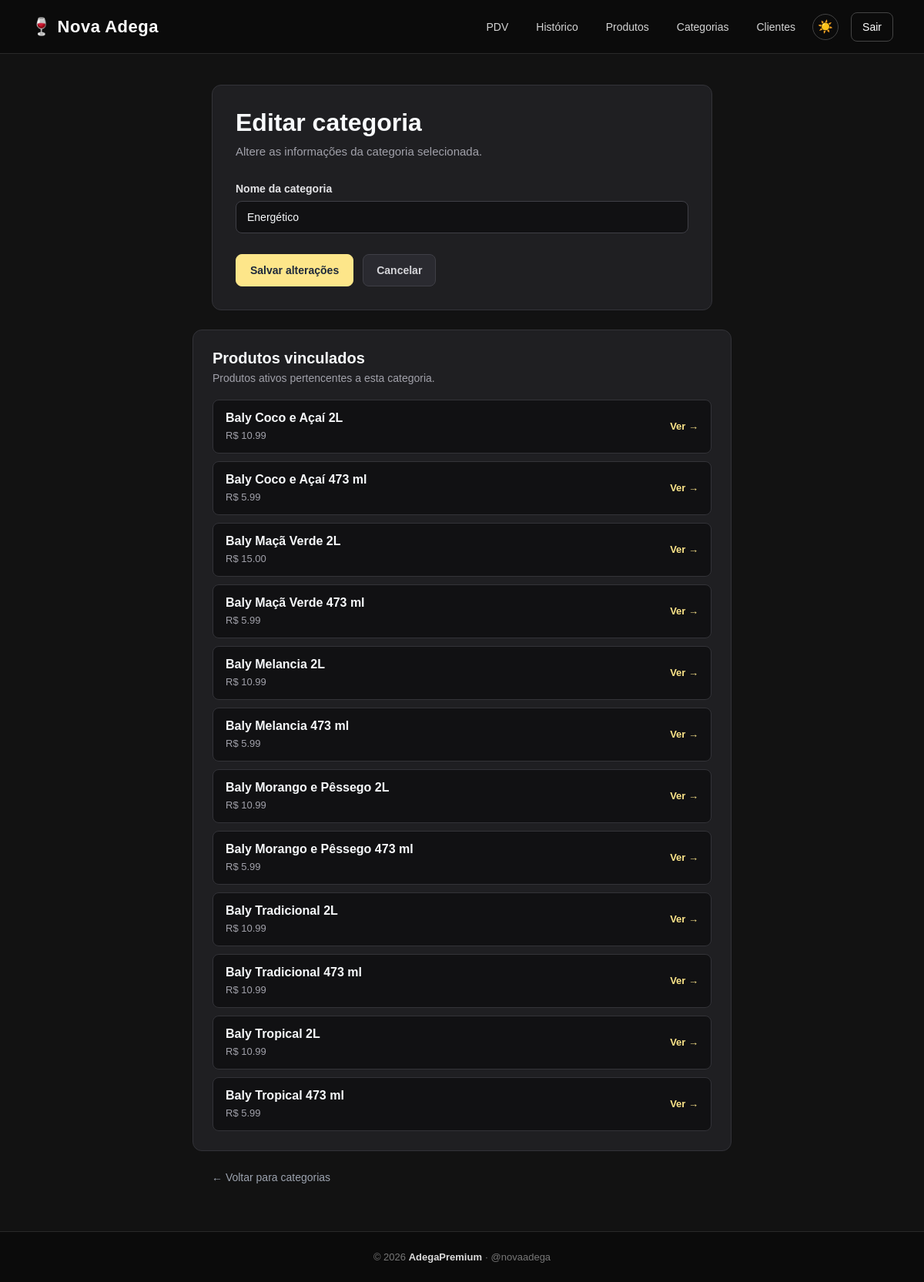
The page /categorias/8/editar (signed in) on the database as committed earlier.
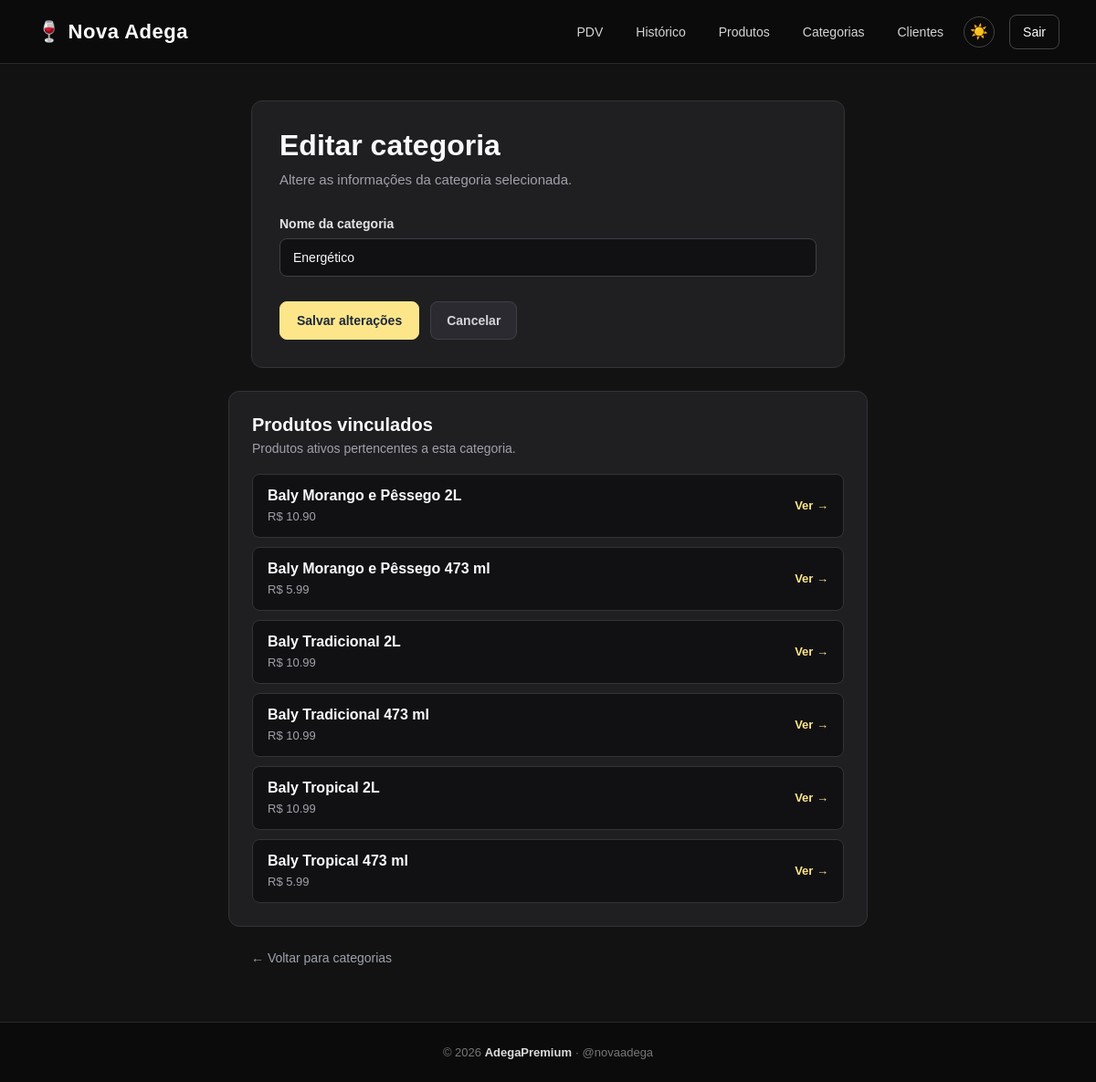
The same page on the database as committed later.
### app/models/produto.py (models this page shows, shortened)
class Produto(Base):
    __tablename__ = "produtos"
    id = Column(Integer, primary_key=True, autoincrement=True, index=True)
    nome = Column(String(150), nullable=False, index=True)
    preco = Column(Float, nullable=False, default=0.0)
    estoque_atual = Column(Integer, nullable=False, default=0)
    ativo = Column(Boolean, default=True)
    imagem_path = Column(String(255), nullable=True)
    categoria_id = Column(Integer, ForeignKey("categorias.id", ondelete="SET NULL"), nullable=True )
    categoria = relationship("Categoria", back_populates="produtos")

### app/controllers/categoria_controller.py (the view)
@router.get("/{categoria_id}/editar")
def form_editar_categoria(
    categoria_id: int,
    request: Request,
    db: Session = Depends(get_db),
    admin = Depends(get_admin)
):
    editando = db.query(Categoria).filter(
        Categoria.id == categoria_id
    ).first()
    if not editando:
        return RedirectResponse(url="/categorias", status_code=302)
    return templates.TemplateResponse(
        request,
        "categorias/form.html",
        {
            "request":  request,
            "usuario":  admin,
            "editando": editando,
        }
    )

### app/templates/categorias/form.html (shortened to what this page needs)
{% extends "base.html" %}
{% block styles %}
<link rel="stylesheet" href="/static/CSS/categorias.css">
{% endblock %}
{% block content %}
<main class="container">
    <section class="form-categoria">
        <div class="form-titulo">
            <h1>
                {{ "Editar categoria" if editando else "Nova categoria" }}
            </h1>
            <p>
                {{
                    "Altere as informações da categoria selecionada."
                    if editando
                    else "Cadastre uma nova categoria para organizar os produtos."
                }}
            </p>
        </div>
        <form
            action="{{ '/categorias/' + editando.id|string + '/editar' if editando else '/categorias/nova' }}"
            method="post"
            class="categoria-form"
        >
            <div class="form-grupo">
                <label for="nome">
                    Nome da categoria
                </label>
                <input
                    type="text"
                    id="nome"
                    name="nome"
                    value="{{ editando.nome if editando else (valores.nome if valores else '') }}"
                    placeholder="Ex: Cervejas, Vinhos, Destilados..."
                    required
                    autofocus
                >
            </div>
            <div class="form-botoes">
                <button
                    type="submit"
                    class="btn-salvar"
                >
                    {{
                        "Salvar alterações"
                        if editando
                        else "Criar categoria"
                    }}
                </button>
                <a
                    href="/categorias"
                    class="btn-cancelar"
                >
                    Cancelar
                </a>
            </div>
        </form>
    </section>
    {% if editando and editando.produtos %}
    <section class="produtos-vinculados">
        <div class="titulo-vinculados">
            <h2>
                Produtos vinculados
            </h2>
            <p>
                Produtos ativos pertencentes a esta categoria.
            </p>
        </div>
        <div class="lista-produtos">
            {% for p in editando.produtos if p.ativo %}
            <a
                href="/produtos/{{ p.id }}"
                class="produto-vinculado"
            >
                <div>
                    <strong>
                        {{ p.nome }}
                    </strong>
                    <span>
                        R$ {{ "%.2f"|format(p.preco) }}
                    </span>
                </div>
                <span class="ver-produto">
                    Ver →
                </span>
            </a>
            {% else %}
            <p class="sem-produtos">
                Nenhum produto ativo vinculado.
            </p>
            {% endfor %}
        </div>
    </section>
    {% endif %}
    <div class="voltar">
        <a href="/categorias">
            ← Voltar para categorias
        </a>
    </div>
</main>
{% endblock %}

Rows that differ between the two databases and show on the page:
no longer on this page (row edited): Produto: nome "Baly Coco e Açaí 2L", preco "10.99"
no longer on this page (row edited): Produto: nome "Baly Coco e Açaí 473 ml", preco "5.99"
no longer on this page (row edited): Produto: nome "Baly Maçã Verde 2L", preco "15.00"
no longer on this page (row edited): Produto: nome "Baly Maçã Verde 473 ml", preco "5.99"
no longer on this page (row edited): Produto: nome "Baly Melancia 2L", preco "10.99"
no longer on this page (row edited): Produto: nome "Baly Melancia 473 ml", preco "5.99"
changed Produto "Baly Morango e Pêssego 2L": preco "10.99" → "10.90"
